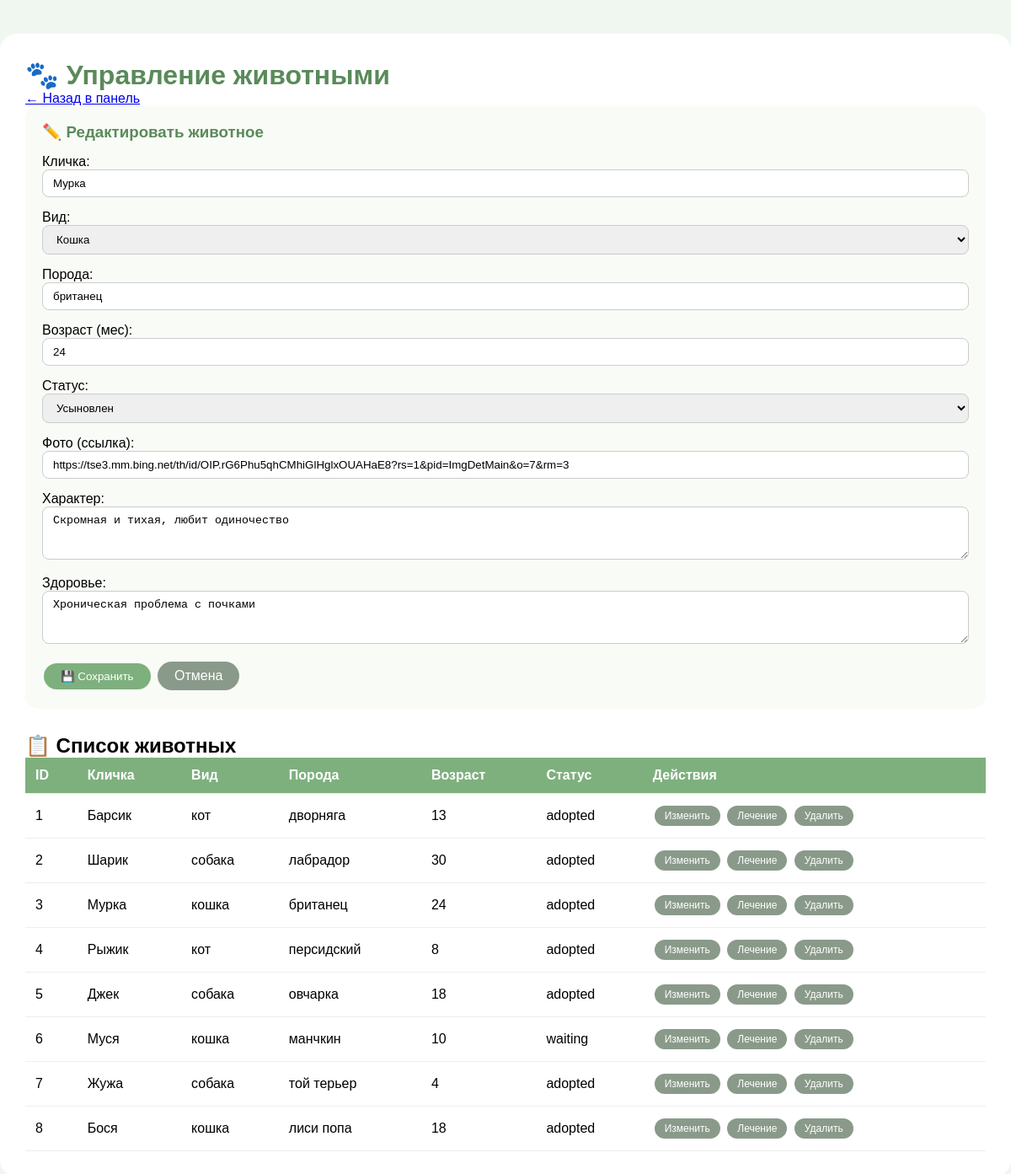
Screenshot of /api/admin/animals_edit.php?edit=3&token=mySecretAdminToken123 with the database file from the repository.
### tables this page shows
CREATE TABLE `animals` (
  `id` int(11) NOT NULL,
  `name` varchar(50) NOT NULL,
  `species` varchar(30) NOT NULL,
  `breed` varchar(50) DEFAULT NULL,
  `age` int(11) DEFAULT NULL,
  `status` varchar(20) DEFAULT 'waiting',
  `photo_url` varchar(255) DEFAULT NULL
);

CREATE TABLE `animal_details` (
  `id` int(11) NOT NULL,
  `animal_id` int(11) NOT NULL,
  `character_desc` text,
  `health_desc` text,
  `story` text,
  `text` text,
  `treatment_text` text
);

### api/controller/AnimalController.php (called while the page is built, shortened)
<?php
function getAllAnimals($pdo)
{
    $sql = "SELECT * FROM animals";
    $stmt = $pdo->prepare($sql);
    $stmt->execute();
    return $stmt->fetchAll();
}
function getAnimalById($pdo, $id)
{
    $sql = "SELECT * FROM animals WHERE id = :id";
    $stmt = $pdo->prepare($sql);
    $stmt->execute([':id' => $id]);
    return $stmt->fetch();
}
function getAnimalDetails($pdo, $id)
{
    $sql = "SELECT * FROM animal_details WHERE animal_id = :id";
    $stmt = $pdo->prepare($sql);
    $stmt->execute([':id' => $id]);
    return $stmt->fetch();
}
?>

### api/admin/animals_edit.php (the view, shortened to what this page needs)
<?php
require_once './database.php';
$token = $_GET['token'] ?? '';
require_once '../SoloProject/api/controller/AnimalController.php';
$animals = getAllAnimals($pdo);
$edit = null;
if (isset($_GET['edit'])) {
    $edit = getAnimalById($pdo, $_GET['edit']);
    $edit_details = getAnimalDetails($pdo, $edit['id']);
}
?>
<!doctype html>
<html lang="ru">
<head>
    <link rel="stylesheet" href="../../front/css/main.css">
</head>
<body style="background: #f0f7f0;">
<div class="container">
    <h1 style="color: #5a8a5a;">🐾 Управление животными</h1>
    <a href="admin_panel.php?token=<?= urlencode($token) ?>">← Назад в панель</a>
    <?php if ($edit): ?>
        <div class="form-section">
            <h3>✏️ Редактировать животное</h3>
            <form method="POST">
                <div class="form-group">
                    <label>Кличка:</label>
                    <input type="text" name="name" value="<?= htmlspecialchars($edit['name']) ?>" required>
                </div>
                <div class="form-group">
                    <label>Вид:</label>
                    <select name="species">
                        <option value="кошка" <?= $edit['species'] == 'кошка' ? 'selected' : '' ?>>Кошка</option>
                    </select>
                </div>
                <div class="form-group">
                    <label>Порода:</label>
                    <input type="text" name="breed" value="<?= htmlspecialchars($edit['breed']) ?>">
                </div>
                <div class="form-group">
                    <label>Возраст (мес):</label>
                    <input type="number" name="age" value="<?= $edit['age'] ?>">
                </div>
                <div class="form-group">
                    <label>Статус:</label>
                    <select name="status">
                        <option value="adopted" <?= $edit['status'] == 'adopted' ? 'selected' : '' ?>>Усыновлен</option>
                    </select>
                </div>
                <div class="form-group">
                    <label>Фото (ссылка):</label><input type="text" name="photo_url" value="<?= htmlspecialchars($edit['photo_url']) ?>">
                </div>
                <div class="form-group">
                    <label>Характер:</label>
                    <textarea name="character_desc" rows="3" style="width:100%;"><?= htmlspecialchars($edit_details['character_desc'] ?? '') ?></textarea>
                </div>
                <div class="form-group">
                    <label>Здоровье:</label>
                    <textarea name="health_desc" rows="3" style="width:100%;"><?= htmlspecialchars($edit_details['health_desc'] ?? '') ?></textarea>
                </div>
                <button type="submit" name="edit" class="btn">💾 Сохранить</button>
                <a href="animals_edit.php?token=<?= urlencode($token) ?>" class="btn btn-gray">Отмена</a>
            </form>
        </div>
    <?php endif; ?>
    <h2>📋 Список животных</h2>
    <div style="overflow-x: auto;">
        <table style="width: 100%;">
            <thead>
            <tr>
                <th>ID</th>
                <th>Кличка</th>
                <th>Вид</th>
                <th>Порода</th>
                <th>Возраст</th>
                <th>Статус</th>
                <th>Действия</th>
            </tr>
            </thead>
            <tbody>
            <?php foreach ($animals as $animal): ?>
                <tr>
                    <td><?= $animal['id'] ?></td>
                    <td><?= htmlspecialchars($animal['name']) ?></td>
                    <td><?= $animal['species'] ?></td>
                    <td><?= $animal['breed'] ?></td>
                    <td><?= $animal['age'] ?></td>
                    <td><?= $animal['status'] ?></td>
                    <td>
                        <a href="animals_edit.php?edit=<?= $animal['id'] ?>&token=<?= urlencode($token) ?>" class="btn btn-gray btn-small">Изменить</a>
                        <a href="animals_edit.php?treatment=<?= $animal['id'] ?>&token=<?= urlencode($token) ?>" class="btn btn-gray btn-small">Лечение</a>
                        <a href="animals_edit.php?delete=<?= $animal['id'] ?>&token=<?= urlencode($token) ?>" class="btn btn-gray btn-small" onclick="return confirm('Удалить?')">Удалить</a>
                    </td>
                </tr>
            <?php endforeach; ?>
            </tbody>
        </table>
    </div>
</div>
</body>
</html>

### front/css/main.css (style rules this page uses)
* { margin: 0; padding: 0; box-sizing: border-box; }
body { font-family: Arial, sans-serif; background: #f0f7f0; }
.btn { display: inline-block; background: #2e7d32; color: white; padding: 10px 25px; border-radius: 30px; text-decoration: none; margin-top: 15px; }

### api/admin/animals_edit.php (style rules this page uses)
.container { max-width: 1200px; margin: 40px auto; background: white; padding: 30px; border-radius: 20px; }
table { width: 100%; border-collapse: collapse; }
th, td { padding: 12px; text-align: left; border-bottom: 1px solid #eee; }
th { background: #7eb07e; color: white; }
input, select, textarea { padding: 8px 12px; border-radius: 8px; border: 1px solid #ccc; width: 100%; }
.btn { background: #7eb07e; color: white; padding: 8px 20px; border-radius: 25px; text-decoration: none; display: inline-block; margin: 2px; border: none; cursor: pointer; }
.btn-gray { background: #8a9a8a; }
.btn-small { padding: 5px 12px; font-size: 12px; }
.form-group { margin-bottom: 15px; }
.form-section { background: #f9fbf7; padding: 20px; border-radius: 15px; margin-bottom: 30px; }
.form-section h3 { color: #5a8a5a; margin-bottom: 15px; }

### rows the page displays
animals: name "Мурка", species "Кошка", breed "британец", age "24", status "Усыновлен", photo_url "https://tse3.mm.bing.net/th/id/OIP.rG6Phu5qhCMhiGlHglxOUAHaE8?rs=1&pid=ImgDetMain&o=7&rm=3", id "3", species "кошка", status "adopted"
animal_details: character_desc "Скромная и тихая, любит одиночество", health_desc "Хроническая проблема с почками"
animals: id "1", name "Барсик", species "кот", breed "дворняга", age "13", status "adopted"
animals: id "2", name "Шарик", species "собака", breed "лабрадор", age "30", status "adopted"
animals: id "4", name "Рыжик", species "кот", breed "персидский", age "8", status "adopted"
animals: id "5", name "Джек", species "собака", breed "овчарка", age "18", status "adopted"
animals: id "6", name "Муся", species "кошка", breed "манчкин", age "10", status "waiting"
animals: id "7", name "Жужа", species "собака", breed "той терьер", age "4", status "adopted"
animals: id "8", name "Бося", species "кошка", breed "лиси попа", age "18", status "adopted"
